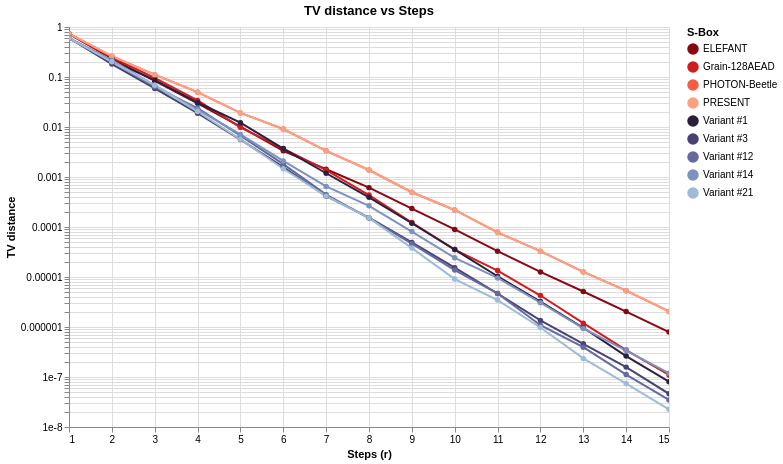

Notebook code cell kept with this figure:
### Code cell
chart_tv = compare_tv_distance_altair(
    specs,
    r_values=list(range(1,16)),
    log_scale=True,
    detail=False
)
chart_tv

### Figure 1 — Vega-Lite specification as saved in the notebook (floating-point values rounded to 4 significant figures; data arrays with more than 128 entries replaced by an {"elided": "..."} marker saying what was removed)
{"config": {"view": {"continuousWidth": 300, "continuousHeight": 300}}, "data": {"name": "data-a792fc4b7362d99897b5eb6234b61e3a"}, "mark": {"type": "line", "point": true}, "encoding": {"color": {"field": "S-Box", "legend": {"title": "S-Box"}, "scale": {"domain": ["ELEFANT", "Grain-128AEAD", "PHOTON-Beetle", "PRESENT", "Variant #1", "Variant #3", "Variant #12", "Variant #14", "Variant #21"], "range": ["#880811", "#d01d1f", "#f85d42", "#fca082", "#2b1f3e", "#494373", "#636a9f", "#7d92bf", "#9ebbd7"]}, "type": "nominal"}, "tooltip": [{"field": "r", "type": "quantitative"}, {"field": "S-Box", "type": "nominal"}, {"field": "TV distance", "type": "quantitative"}], "x": {"field": "r", "title": "Steps (r)", "type": "quantitative"}, "y": {"field": "TV distance", "scale": {"type": "log"}, "title": "TV distance", "type": "quantitative"}}, "height": 400, "params": [{"name": "param_9", "select": {"type": "interval", "encodings": ["x", "y"]}, "bind": "scales"}], "title": "TV distance vs Steps", "width": 600, "$schema": "https://vega.github.io/schema/vega-lite/v5.20.1.json", "datasets": {"data-a792fc4b7362d99897b5eb6234b61e3a": {"elided": "135 records"}}}
